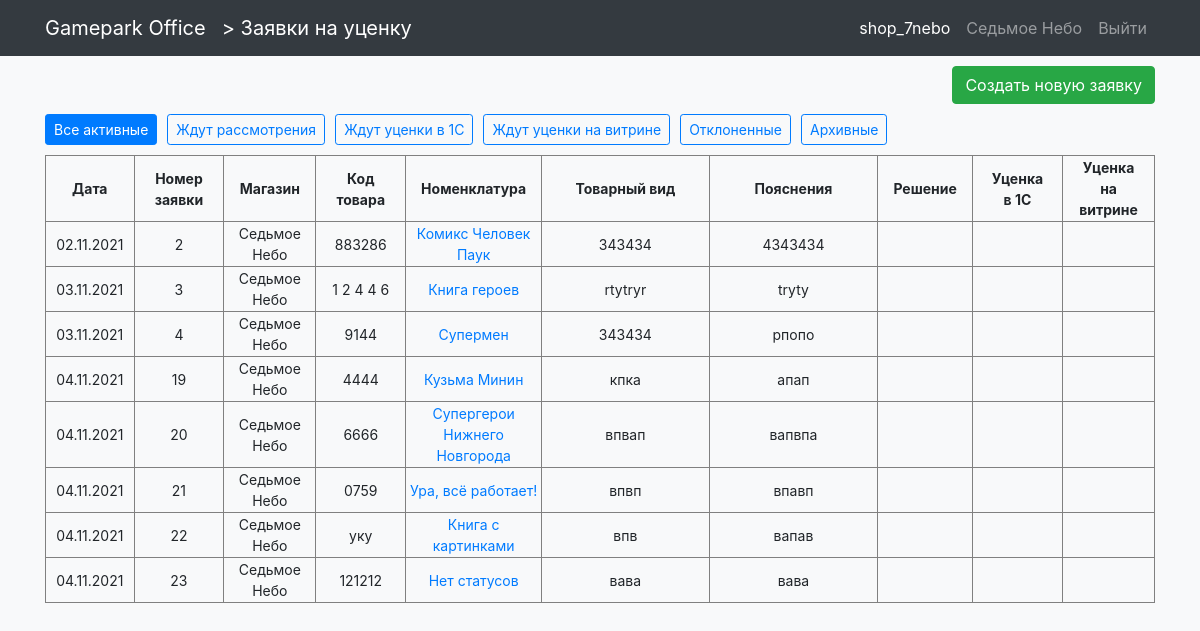
Page /zayavki/all/ (signed in) on the earlier database version.
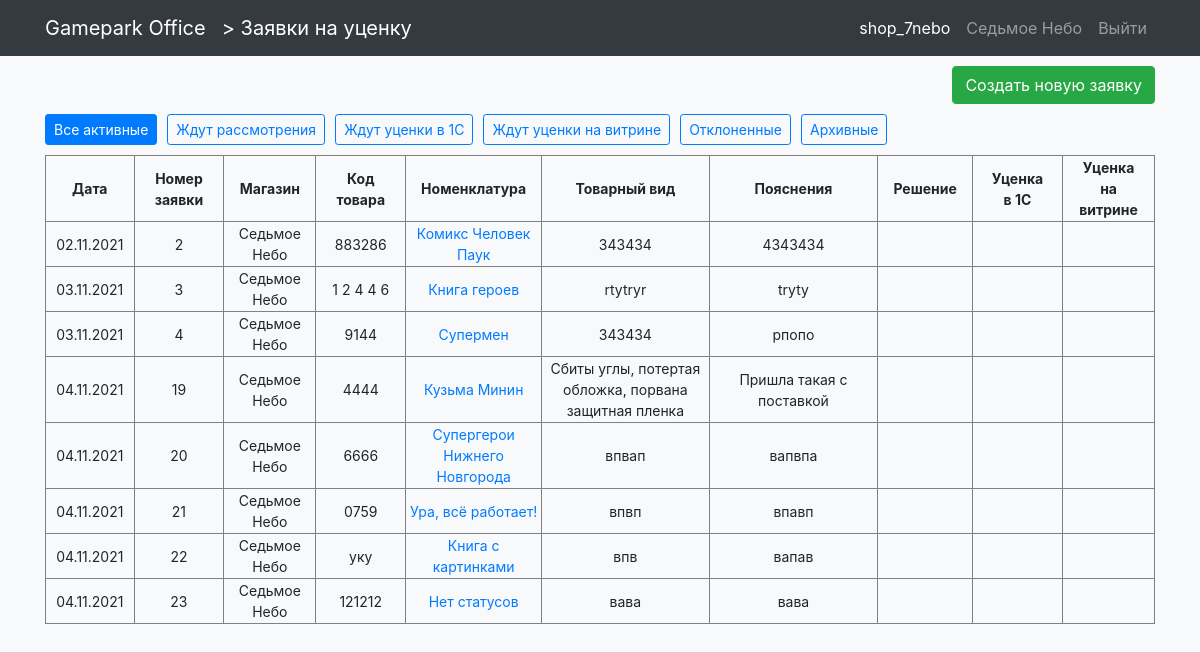
Same page on the later database version.
### users/models.py (models this page shows)
class User(AbstractUser):
    email = models.EmailField(blank=True)
    role = models.ForeignKey(Roles, on_delete=models.PROTECT, null=True, default=None)
    shop = models.ForeignKey(Shops, on_delete=models.PROTECT, null=True, default=None, blank=True)

class Shops(models.Model):
    nameshop = models.CharField(max_length=30)
    class Meta:
        verbose_name_plural = "Магазины"
        verbose_name = "Магазин"
    def __str__(self):
        return self.nameshop

### zayavki/models.py (models this page shows)
class Zayavka(models.Model):
    user = models.ForeignKey(User, default=None, null=True, on_delete=models.PROTECT)
    data = models.DateField(auto_now_add=True)
    category = models.ForeignKey(Category, on_delete=models.PROTECT)
    code = models.CharField(max_length=10)
    name = models.CharField(max_length=100)
    description = models.TextField()
    clarification = models.TextField()
    foto1 = models.ImageField(upload_to="zayavki/foto", blank=True)
    foto2 = models.ImageField(upload_to="zayavki/foto", blank=True)
    status1 = models.BooleanField(default=False)  # одобрено
    status2 = models.BooleanField(default=False)  # отклонено
    status3 = models.BooleanField(default=False)  # уценено
    status4 = models.BooleanField(default=False)  # ценник сменен
    status5 = models.BooleanField(default=False)  # остальные поля - резервные
    status6 = models.BooleanField(default=False)
    clarification_of_manager = models.CharField(max_length=150, blank=True)
    class Meta:
        verbose_name_plural = "Заявки"
        verbose_name = "Заявка"
    def __str__(self) -> str:
        return self.name

### zayavki/views.py (the view)
# urls.py: path("", page_view, name="page_view"),
@login_required()
def page_view(request, filter=None):
    template = "zayavki/page_view.html" #шаблон страницы
    page = request.POST.get('page', None)
    print(page)
    start_filter=filter
    if not page:
        start_filter = get_start_filter(filter=filter, user=request.user)
        page=1
    context = {
        "filters" : {
            "Все активные" : "all",
            "Ждут рассмотрения" : "resh",
            "Ждут уценки в 1С" : "utc",
            "Ждут уценки на витрине" : "utc_inshop",
            "Отклоненные" : "otkl",
            "Архивные" : "arch"},
        "cur_filter" : start_filter,
        "title" : "Заявки на уценку",
        "title_page" : "Заявки на уценку",
        "data_from_model_Zayavka" : get_data_from_model_Zayavka(filter=start_filter, user=request.user, page=page)
    }
    return render(request, template, context)

### zayavki/views.py (called while the page is built)
def get_start_filter(filter, user):
    result = filter
    if not result:
        print(user.role.namerole[:3])
        if user.role.namerole == "Магазин": result="utc_inshop"
        if user.role.namerole[:3]=="Мен": result="resh"
    print ("Новый фильтр: ", filter)
    return result

### zayavki/templates/zayavki/page_view.html (shortened to what this page needs)
{% extends 'main_page/base.html' %}
{% load  static %}
{% block css %}
    <link href= {% static 'styles.css' %} rel="stylesheet">
{% endblock css %}
{% block name_app %}
    <a class="navbar-brand" href="{% url 'zayavki:page_view' %}"> > Заявки на уценку</a>
{% endblock name_app %}
{% block content %}
    <div >
        <div style="display: flex; justify-content: flex-end; margin-bottom: 10px; margin-top: 10px;">
            <a class="btn btn-success" href="{% url 'zayavki:add_zayavka' %}">Создать новую заявку</a>
        </div>
        <div class="select_filter">
            {% for name_filter, param_filter in filters.items %}
                <div>
                    {% if cur_filter != param_filter  %}
                        <a class="btn btn-outline-primary btn-sm text-nowrap" href="{% url 'zayavki:page_view_filter' param_filter %}" role="button">{{ name_filter }}</a>
                    {% else %}
                        <a class="btn btn-primary btn-sm text-nowrap" href="{% url 'zayavki:page_view_filter' param_filter %}" role="button">{{ name_filter }}</a>
                    {% endif %}
                </div>
            {% endfor %}
        </div>
        <table>
            <tr>
                <th class="col-1">Дата</th>
                <th class="col-1">Номер заявки</th>
                <th class="col-1">Магазин</th>
                <th class="col-1">Код товара</th>
                <th class="col-1">Номенклатура</th>
                <th class="col-2">Товарный вид</th>
                <th class="col-2">Пояснения</th>
                <th class="col-1">Решение</th>
                <th class="col-1">Уценка в 1С</th>
                <th class="col-1">Уценка на витрине</th>
            </tr>
            {%for zayavka in data_from_model_Zayavka%}
                <tr>
                    <td>{{zayavka.data|date:"d.m.Y"}}</td>
                    <td>{{zayavka.id}}</td>
                    <td>{{zayavka.user.shop}}</td>
                    <td>{{zayavka.code}}</td>
                    <td>
                        <a href="#"> {{zayavka}} </a>
                    </td>
                    <td>{{zayavka.description}}</td>
                    <td>{{zayavka.clarification}}</td>
                    <td>
                    </td>
                    <td>
                    </td>
                    <td>
                    </td>
                </tr>
            {%endfor%}
        </table>
        <br>
    </div>
{% endblock content %}

### main_page/templates/main_page/base.html (shortened to what this page needs)
{% load static %}
<!DOCTYPE html>
<html lang="en">
<head>
    <link href= {% static '/vendor/bootstrap/css/bootstrap.min.css' %}  rel="stylesheet">
    {% block css %}{% endblock css %}
</head>
<body class="bg-light">
<nav class="navbar navbar-expand-lg navbar-dark bg-dark fixed-top">
    <div class="container">
        <a class="navbar-brand" href="{% url 'main_page:index' %}">Gamepark Office</a>
        {% block name_app %}{% endblock name_app %}
        <div class="collapse navbar-collapse" id="navbarResponsive">
            <ul class="navbar-nav ml-auto">
                {% if user.is_authenticated %}
                    <li class="nav-item">
                        <a class="nav-link active" href="{% url 'users:profile' %}">{{user.username }} </a>
                    </li>
                    {% if user.shop %}
                        <li class="nav-item">
                        <a class="nav-link" href="{% url 'users:profile' %}">{{user.shop }} </a>
                        </li>
                    {% endif %}
                    <li class="nav-item">
                        <a class="nav-link" href="{% url 'users:logout' %}">Выйти </a>
                    </li>
                {% else %}
                    <li class="nav-item">
                      <a class="nav-link" href="{% url 'users:login' %}">Войти <i class="fas fa-sign-in-alt"></i></a>
                    </li>
                {% endif %}
            </ul>
        </div>
    </div>
</nav>
<div class="container">
    {% block content %} {% endblock content %}
</div>
</body>
</html>

### static/styles.css (style rules this page uses)
body { padding-top: 56px; }
table { width: 100%; border-style: solid; border-collapse: collapse; border: 1px solid grey; }
th, td { border: 1px solid grey; text-align: center; padding-left: 3px; padding-right: 3px; font-size: 14px; }
.select_filter { display:flex; flex-wrap: wrap; text-decoration: none; gap:10px; margin-bottom: 10px; }

Differences in the rows shown:
changed Zayavka "Кузьма Минин": description "кпка" → "Сбиты углы, потертая обложка, порвана защитная пленка"; clarification "апап" → "Пришла такая с поставкой"
